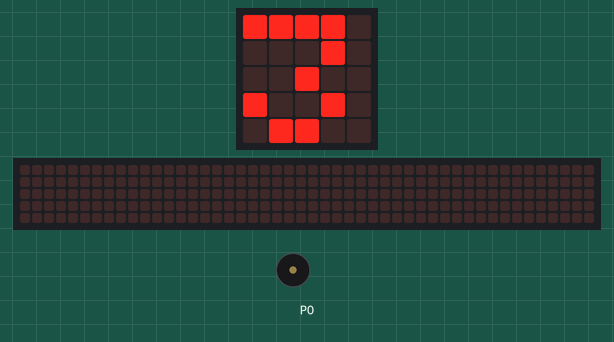
A program run on a simulated BBC micro:bit (MakeCode). Parts: the board's 5×5 LED display, a strip that is not on the board, showing the scrolling text unrolled, buzzer (waves = sounding). The 48×5 strip is a reading aid, not a part: it shows the text the display is scrolling, unrolled, one strip-width of it at a time.

Above: at 0.2 s.
At 2.7 s:
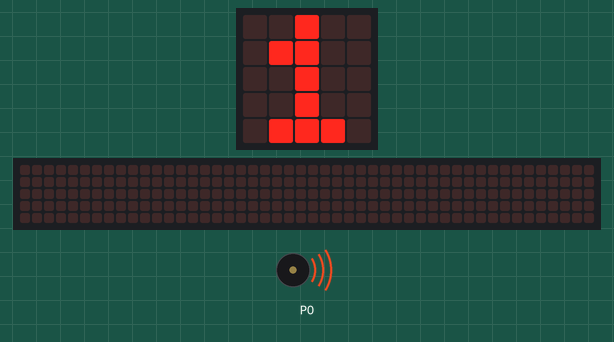
At 3.2 s:
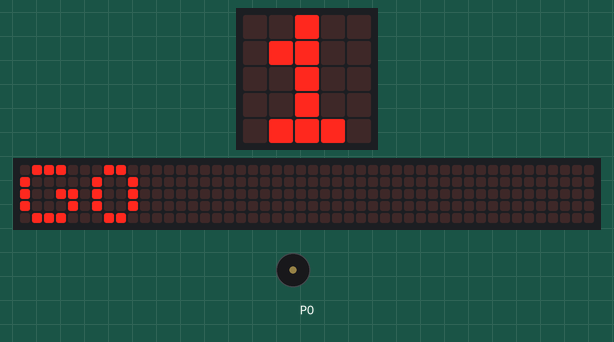
At 5.4 s:
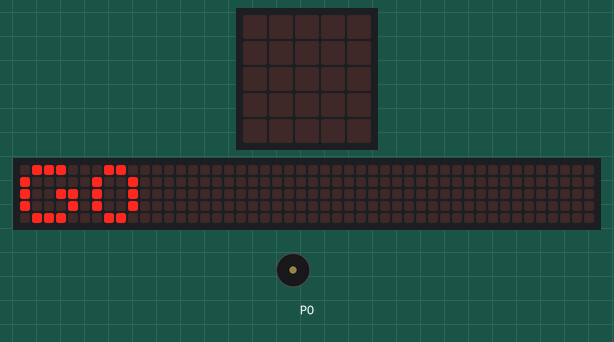
Timing chart, 0 to 6.9 s (numbered marks = the images above):
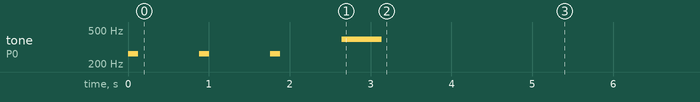

The program:

main.ts
```typescript
for (let index = 0; index <= 2; index++) {
    music.playTone(262, music.beat(BeatFraction.Quarter))
    basic.showString("" + (3 - index))
}
music.playTone(392, music.beat(BeatFraction.Whole))
basic.showString("GO")
basic.forever(function () {

})
```

test.ts
```typescript
// 在這裡測試；當此封包作為擴充功能時，將不會編譯此內容。
```

Measured:
- what the display in image 0 shows lasts 0.9 s, from 0.1 s to 1.0 s
- what the display in image 1 shows lasts 1.2 s, from 1.9 s to 3.1 s
